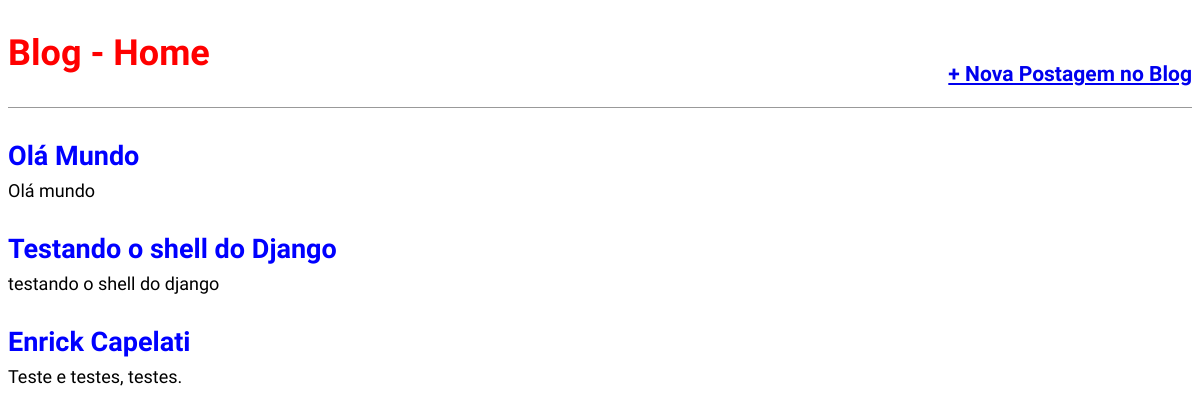
The page / on the database its author committed.
### blog/models.py (models this page shows, shortened)
class Post(models.Model):
    STATUS = (
        ('rascunho','Rascunho'),
        ('publicado','Publicado'),
    )
    titulo = models.CharField(max_length=250)
    slug   = models.SlugField(max_length=250)#https://site.com/noticias/campeonato-brasileiro-2020/01/02/2020
    autor  = models.ForeignKey(User,
                               on_delete=models.CASCADE)
    conteudo  = models.TextField()
    publicado = models.DateTimeField(default=timezone.now)
    criado    = models.DateTimeField(auto_now_add=True)
    alterado  = models.DateTimeField(auto_now=True)
    status    = models.CharField(max_length=10,
                                 choices=STATUS,
                                 default='rascunho')
    objects   = models.Manager()
    published = PublishedManager()
    def get_absolute_url(self):
        return reverse('post_detail',args=[self.slug])
    class Meta:
        ordering = ('-publicado',)

### blog/views.py (the view)
# urls.py: path('', views.BlogListView.as_view(),name='home'),
class BlogListView(ListView):
    model = Post
    template_name = 'blog/home.html'

### blog/templates/blog/home.html (shortened to what this page needs)
{% extends 'base.html' %}
{% block content %}
    {% for post in object_list %}
        <div class="post-entry">
            <h2><a href="{{post.get_absolute_url}}">{{ post.titulo }}</a></h2>
            <p>{{ post.conteudo }} </p>
        </div>
    {% endfor %}
{% endblock content %}

### statics/css/style.css (style rules this page uses)
body { font-family: 'Source Sans Pro', sans-serif; font-size: 18px; }
.post-entry { margin-bottom: 2rem; }
.post-entry h2 { margin: 0.5rem 0; }
.post-entry h2 a, .post-entry h2 a:visited { color: blue; text-decoration: none; }
.post-entry p { margin: 0; font-weight: 400; }

### rows shown on the page
Post: titulo "Olá Mundo", conteudo "Olá mundo"
Post: titulo "Testando o shell do Django", conteudo "testando o shell do django"
Post: titulo "Enrick Capelati", conteudo "Teste e testes, testes."
